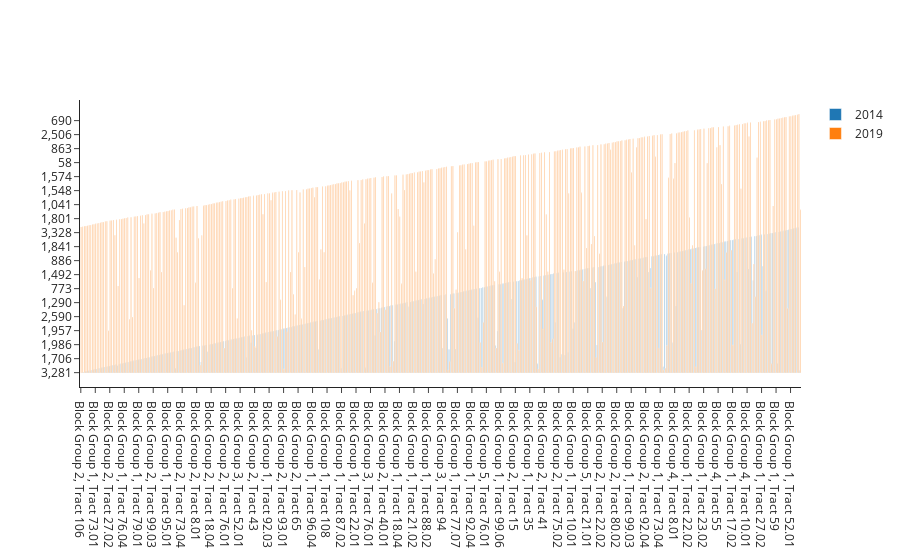

Here is the notebook cell this chart was saved with:
### Code cell
fig = go.Figure()

fig.add_trace(go.Bar(name = '2014', x = features['name'], y = features ['population (2014)']))
fig.add_trace(go.Bar(name = '2019', x = features['name'], y = features ['population (2019)']))

fig.update_layout(template = 'simple_white')
fig.show()

### Figure 1 — Plotly figure (JSON) as saved in the notebook; plotly's stock layout.template omitted (floating-point values rounded to 4 significant figures; data arrays with more than 128 entries replaced by an {"elided": "..."} marker saying what was removed)
{"data": [{"name": "2014", "type": "bar", "x": {"elided": "448 str values"}, "y": {"elided": "448 str values"}}, {"name": "2019", "type": "bar", "x": {"elided": "448 str values"}, "y": {"elided": "448 str values"}}], "layout": {}}
